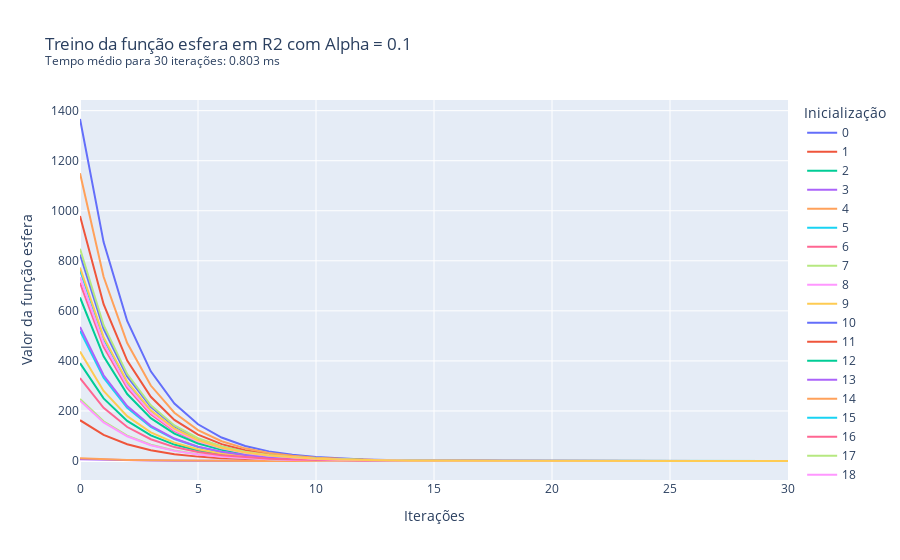

Source (notebook cell):
### Markdown cell above
Caso 1.1: $\alpha$ = 0.1, treinamento por 30 iterações

### Code cell
treina_gradiente(1e-1, 2, 'esfera', 30)

### Figure 1 — Plotly figure (JSON) as saved in the notebook; plotly's stock layout.template omitted (floating-point values rounded to 4 significant figures)
{"data": [{"hovertemplate": "variable=0<br>index=%{x}<br>value=%{y}<extra></extra>", "legendgroup": "0", "line": {"color": "#636efa", "dash": "solid"}, "marker": {"symbol": "circle"}, "mode": "lines", "name": "0", "orientation": "v", "showlegend": true, "type": "scatter", "x": [0, 1, 2, 3, 4, 5, 6, 7, 8, 9, 10, 11, 12, 13, 14, 15, 16, 17, 18, 19, 20, 21, 22, 23, 24, 25, 26, 27, 28, 29, 30], "xaxis": "x", "y": [825.0, 528.0, 337.9, 216.3, 138.4, 88.58, 56.69, 36.28, 23.22, 14.86, 9.511, 6.087, 3.896, 2.493, 1.596, 1.021, 0.6536, 0.4183, 0.2677, 0.1713, 0.1097, 0.07018, 0.04492, 0.02875, 0.0184, 0.01177, 0.007536, 0.004823, 0.003087, 0.001975, 0.001264], "yaxis": "y"}, {"hovertemplate": "variable=1<br>index=%{x}<br>value=%{y}<extra></extra>", "legendgroup": "1", "line": {"color": "#EF553B", "dash": "solid"}, "marker": {"symbol": "circle"}, "mode": "lines", "name": "1", "orientation": "v", "showlegend": true, "type": "scatter", "x": [0, 1, 2, 3, 4, 5, 6, 7, 8, 9, 10, 11, 12, 13, 14, 15, 16, 17, 18, 19, 20, 21, 22, 23, 24, 25, 26, 27, 28, 29, 30], "xaxis": "x", "y": [163.1, 104.4, 66.79, 42.75, 27.36, 17.51, 11.21, 7.172, 4.59, 2.937, 1.88, 1.203, 0.77, 0.4928, 0.3154, 0.2019, 0.1292, 0.08268, 0.05292, 0.03387, 0.02167, 0.01387, 0.008878, 0.005682, 0.003636, 0.002327, 0.001489, 0.0009533, 0.0006101, 0.0003905, 0.0002499], "yaxis": "y"}, {"hovertemplate": "variable=2<br>index=%{x}<br>value=%{y}<extra></extra>", "legendgroup": "2", "line": {"color": "#00cc96", "dash": "solid"}, "marker": {"symbol": "circle"}, "mode": "lines", "name": "2", "orientation": "v", "showlegend": true, "type": "scatter", "x": [0, 1, 2, 3, 4, 5, 6, 7, 8, 9, 10, 11, 12, 13, 14, 15, 16, 17, 18, 19, 20, 21, 22, 23, 24, 25, 26, 27, 28, 29, 30], "xaxis": "x", "y": [390.9, 250.2, 160.1, 102.5, 65.59, 41.98, 26.87, 17.19, 11.0, 7.043, 4.507, 2.885, 1.846, 1.182, 0.7562, 0.484, 0.3097, 0.1982, 0.1269, 0.0812, 0.05196, 0.03326, 0.02128, 0.01362, 0.008718, 0.00558, 0.003571, 0.002285, 0.001463, 0.0009361, 0.0005991], "yaxis": "y"}, {"hovertemplate": "variable=3<br>index=%{x}<br>value=%{y}<extra></extra>", "legendgroup": "3", "line": {"color": "#ab63fa", "dash": "solid"}, "marker": {"symbol": "circle"}, "mode": "lines", "name": "3", "orientation": "v", "showlegend": true, "type": "scatter", "x": [0, 1, 2, 3, 4, 5, 6, 7, 8, 9, 10, 11, 12, 13, 14, 15, 16, 17, 18, 19, 20, 21, 22, 23, 24, 25, 26, 27, 28, 29, 30], "xaxis": "x", "y": [6.635, 4.246, 2.718, 1.739, 1.113, 0.7124, 0.456, 0.2918, 0.1868, 0.1195, 0.0765, 0.04896, 0.03133, 0.02005, 0.01283, 0.008214, 0.005257, 0.003364, 0.002153, 0.001378, 0.0008819, 0.0005644, 0.0003612, 0.0002312, 0.000148, 9.47e-05, 6.061e-05, 3.879e-05, 2.482e-05, 1.589e-05, 1.017e-05], "yaxis": "y"}, {"hovertemplate": "variable=4<br>index=%{x}<br>value=%{y}<extra></extra>", "legendgroup": "4", "line": {"color": "#FFA15A", "dash": "solid"}, "marker": {"symbol": "circle"}, "mode": "lines", "name": "4", "orientation": "v", "showlegend": true, "type": "scatter", "x": [0, 1, 2, 3, 4, 5, 6, 7, 8, 9, 10, 11, 12, 13, 14, 15, 16, 17, 18, 19, 20, 21, 22, 23, 24, 25, 26, 27, 28, 29, 30], "xaxis": "x", "y": [10.73, 6.865, 4.394, 2.812, 1.8, 1.152, 0.7371, 0.4718, 0.3019, 0.1932, 0.1237, 0.07915, 0.05066, 0.03242, 0.02075, 0.01328, 0.008499, 0.005439, 0.003481, 0.002228, 0.001426, 0.0009125, 0.000584, 0.0003738, 0.0002392, 0.0001531, 9.798e-05, 6.271e-05, 4.013e-05, 2.569e-05, 1.644e-05], "yaxis": "y"}, {"hovertemplate": "variable=5<br>index=%{x}<br>value=%{y}<extra></extra>", "legendgroup": "5", "line": {"color": "#19d3f3", "dash": "solid"}, "marker": {"symbol": "circle"}, "mode": "lines", "name": "5", "orientation": "v", "showlegend": true, "type": "scatter", "x": [0, 1, 2, 3, 4, 5, 6, 7, 8, 9, 10, 11, 12, 13, 14, 15, 16, 17, 18, 19, 20, 21, 22, 23, 24, 25, 26, 27, 28, 29, 30], "xaxis": "x", "y": [520.2, 332.9, 213.1, 136.4, 87.27, 55.85, 35.75, 22.88, 14.64, 9.37, 5.997, 3.838, 2.456, 1.572, 1.006, 0.6439, 0.4121, 0.2638, 0.1688, 0.108, 0.06914, 0.04425, 0.02832, 0.01813, 0.0116, 0.007424, 0.004751, 0.003041, 0.001946, 0.001246, 0.0007971], "yaxis": "y"}, {"hovertemplate": "variable=6<br>index=%{x}<br>value=%{y}<extra></extra>", "legendgroup": "6", "line": {"color": "#FF6692", "dash": "solid"}, "marker": {"symbol": "circle"}, "mode": "lines", "name": "6", "orientation": "v", "showlegend": true, "type": "scatter", "x": [0, 1, 2, 3, 4, 5, 6, 7, 8, 9, 10, 11, 12, 13, 14, 15, 16, 17, 18, 19, 20, 21, 22, 23, 24, 25, 26, 27, 28, 29, 30], "xaxis": "x", "y": [712.4, 455.9, 291.8, 186.8, 119.5, 76.5, 48.96, 31.33, 20.05, 12.83, 8.214, 5.257, 3.364, 2.153, 1.378, 0.8819, 0.5644, 0.3612, 0.2312, 0.148, 0.0947, 0.06061, 0.03879, 0.02482, 0.01589, 0.01017, 0.006507, 0.004165, 0.002665, 0.001706, 0.001092], "yaxis": "y"}, {"hovertemplate": "variable=7<br>index=%{x}<br>value=%{y}<extra></extra>", "legendgroup": "7", "line": {"color": "#B6E880", "dash": "solid"}, "marker": {"symbol": "circle"}, "mode": "lines", "name": "7", "orientation": "v", "showlegend": true, "type": "scatter", "x": [0, 1, 2, 3, 4, 5, 6, 7, 8, 9, 10, 11, 12, 13, 14, 15, 16, 17, 18, 19, 20, 21, 22, 23, 24, 25, 26, 27, 28, 29, 30], "xaxis": "x", "y": [248.3, 158.9, 101.7, 65.08, 41.65, 26.66, 17.06, 10.92, 6.988, 4.472, 2.862, 1.832, 1.172, 0.7503, 0.4802, 0.3073, 0.1967, 0.1259, 0.08056, 0.05156, 0.033, 0.02112, 0.01352, 0.00865, 0.005536, 0.003543, 0.002268, 0.001451, 0.0009288, 0.0005944, 0.0003804], "yaxis": "y"}, {"hovertemplate": "variable=8<br>index=%{x}<br>value=%{y}<extra></extra>", "legendgroup": "8", "line": {"color": "#FF97FF", "dash": "solid"}, "marker": {"symbol": "circle"}, "mode": "lines", "name": "8", "orientation": "v", "showlegend": true, "type": "scatter", "x": [0, 1, 2, 3, 4, 5, 6, 7, 8, 9, 10, 11, 12, 13, 14, 15, 16, 17, 18, 19, 20, 21, 22, 23, 24, 25, 26, 27, 28, 29, 30], "xaxis": "x", "y": [241.2, 154.4, 98.78, 63.22, 40.46, 25.9, 16.57, 10.61, 6.788, 4.345, 2.781, 1.78, 1.139, 0.7289, 0.4665, 0.2986, 0.1911, 0.1223, 0.07827, 0.05009, 0.03206, 0.02052, 0.01313, 0.008404, 0.005378, 0.003442, 0.002203, 0.00141, 0.0009023, 0.0005775, 0.0003696], "yaxis": "y"}, {"hovertemplate": "variable=9<br>index=%{x}<br>value=%{y}<extra></extra>", "legendgroup": "9", "line": {"color": "#FECB52", "dash": "solid"}, "marker": {"symbol": "circle"}, "mode": "lines", "name": "9", "orientation": "v", "showlegend": true, "type": "scatter", "x": [0, 1, 2, 3, 4, 5, 6, 7, 8, 9, 10, 11, 12, 13, 14, 15, 16, 17, 18, 19, 20, 21, 22, 23, 24, 25, 26, 27, 28, 29, 30], "xaxis": "x", "y": [437.5, 280.0, 179.2, 114.7, 73.41, 46.98, 30.07, 19.24, 12.32, 7.882, 5.045, 3.228, 2.066, 1.322, 0.8463, 0.5417, 0.3467, 0.2219, 0.142, 0.09087, 0.05816, 0.03722, 0.02382, 0.01525, 0.009758, 0.006245, 0.003997, 0.002558, 0.001637, 0.001048, 0.0006705], "yaxis": "y"}, {"hovertemplate": "variable=10<br>index=%{x}<br>value=%{y}<extra></extra>", "legendgroup": "10", "line": {"color": "#636efa", "dash": "solid"}, "marker": {"symbol": "circle"}, "mode": "lines", "name": "10", "orientation": "v", "showlegend": true, "type": "scatter", "x": [0, 1, 2, 3, 4, 5, 6, 7, 8, 9, 10, 11, 12, 13, 14, 15, 16, 17, 18, 19, 20, 21, 22, 23, 24, 25, 26, 27, 28, 29, 30], "xaxis": "x", "y": [1367.0, 874.7, 559.8, 358.3, 229.3, 146.8, 93.92, 60.11, 38.47, 24.62, 15.76, 10.08, 6.454, 4.131, 2.644, 1.692, 1.083, 0.693, 0.4435, 0.2839, 0.1817, 0.1163, 0.07441, 0.04762, 0.03048, 0.01951, 0.01248, 0.00799, 0.005114, 0.003273, 0.002094], "yaxis": "y"}, {"hovertemplate": "variable=11<br>index=%{x}<br>value=%{y}<extra></extra>", "legendgroup": "11", "line": {"color": "#EF553B", "dash": "solid"}, "marker": {"symbol": "circle"}, "mode": "lines", "name": "11", "orientation": "v", "showlegend": true, "type": "scatter", "x": [0, 1, 2, 3, 4, 5, 6, 7, 8, 9, 10, 11, 12, 13, 14, 15, 16, 17, 18, 19, 20, 21, 22, 23, 24, 25, 26, 27, 28, 29, 30], "xaxis": "x", "y": [979.1, 626.7, 401.1, 256.7, 164.3, 105.1, 67.29, 43.06, 27.56, 17.64, 11.29, 7.225, 4.624, 2.959, 1.894, 1.212, 0.7758, 0.4965, 0.3177, 0.2034, 0.1302, 0.0833, 0.05331, 0.03412, 0.02184, 0.01397, 0.008944, 0.005724, 0.003663, 0.002345, 0.001501], "yaxis": "y"}, {"hovertemplate": "variable=12<br>index=%{x}<br>value=%{y}<extra></extra>", "legendgroup": "12", "line": {"color": "#00cc96", "dash": "solid"}, "marker": {"symbol": "circle"}, "mode": "lines", "name": "12", "orientation": "v", "showlegend": true, "type": "scatter", "x": [0, 1, 2, 3, 4, 5, 6, 7, 8, 9, 10, 11, 12, 13, 14, 15, 16, 17, 18, 19, 20, 21, 22, 23, 24, 25, 26, 27, 28, 29, 30], "xaxis": "x", "y": [653.6, 418.3, 267.7, 171.3, 109.7, 70.18, 44.92, 28.75, 18.4, 11.77, 7.535, 4.823, 3.087, 1.975, 1.264, 0.8091, 0.5178, 0.3314, 0.2121, 0.1357, 0.08688, 0.0556, 0.03559, 0.02277, 0.01458, 0.009328, 0.00597, 0.003821, 0.002445, 0.001565, 0.001002], "yaxis": "y"}, {"hovertemplate": "variable=13<br>index=%{x}<br>value=%{y}<extra></extra>", "legendgroup": "13", "line": {"color": "#ab63fa", "dash": "solid"}, "marker": {"symbol": "circle"}, "mode": "lines", "name": "13", "orientation": "v", "showlegend": true, "type": "scatter", "x": [0, 1, 2, 3, 4, 5, 6, 7, 8, 9, 10, 11, 12, 13, 14, 15, 16, 17, 18, 19, 20, 21, 22, 23, 24, 25, 26, 27, 28, 29, 30], "xaxis": "x", "y": [535.4, 342.6, 219.3, 140.3, 89.82, 57.48, 36.79, 23.55, 15.07, 9.644, 6.172, 3.95, 2.528, 1.618, 1.036, 0.6628, 0.4242, 0.2715, 0.1737, 0.1112, 0.07116, 0.04554, 0.02915, 0.01865, 0.01194, 0.007641, 0.00489, 0.00313, 0.002003, 0.001282, 0.0008204], "yaxis": "y"}, {"hovertemplate": "variable=14<br>index=%{x}<br>value=%{y}<extra></extra>", "legendgroup": "14", "line": {"color": "#FFA15A", "dash": "solid"}, "marker": {"symbol": "circle"}, "mode": "lines", "name": "14", "orientation": "v", "showlegend": true, "type": "scatter", "x": [0, 1, 2, 3, 4, 5, 6, 7, 8, 9, 10, 11, 12, 13, 14, 15, 16, 17, 18, 19, 20, 21, 22, 23, 24, 25, 26, 27, 28, 29, 30], "xaxis": "x", "y": [1150.0, 736.2, 471.2, 301.6, 193.0, 123.5, 79.05, 50.59, 32.38, 20.72, 13.26, 8.488, 5.432, 3.477, 2.225, 1.424, 0.9114, 0.5833, 0.3733, 0.2389, 0.1529, 0.09786, 0.06263, 0.04008, 0.02565, 0.01642, 0.01051, 0.006725, 0.004304, 0.002755, 0.001763], "yaxis": "y"}, {"hovertemplate": "variable=15<br>index=%{x}<br>value=%{y}<extra></extra>", "legendgroup": "15", "line": {"color": "#19d3f3", "dash": "solid"}, "marker": {"symbol": "circle"}, "mode": "lines", "name": "15", "orientation": "v", "showlegend": true, "type": "scatter", "x": [0, 1, 2, 3, 4, 5, 6, 7, 8, 9, 10, 11, 12, 13, 14, 15, 16, 17, 18, 19, 20, 21, 22, 23, 24, 25, 26, 27, 28, 29, 30], "xaxis": "x", "y": [762.8, 488.2, 312.4, 200.0, 128.0, 81.9, 52.42, 33.55, 21.47, 13.74, 8.794, 5.628, 3.602, 2.305, 1.475, 0.9443, 0.6043, 0.3868, 0.2475, 0.1584, 0.1014, 0.06489, 0.04153, 0.02658, 0.01701, 0.01089, 0.006967, 0.004459, 0.002854, 0.001826, 0.001169], "yaxis": "y"}, {"hovertemplate": "variable=16<br>index=%{x}<br>value=%{y}<extra></extra>", "legendgroup": "16", "line": {"color": "#FF6692", "dash": "solid"}, "marker": {"symbol": "circle"}, "mode": "lines", "name": "16", "orientation": "v", "showlegend": true, "type": "scatter", "x": [0, 1, 2, 3, 4, 5, 6, 7, 8, 9, 10, 11, 12, 13, 14, 15, 16, 17, 18, 19, 20, 21, 22, 23, 24, 25, 26, 27, 28, 29, 30], "xaxis": "x", "y": [331.5, 212.2, 135.8, 86.91, 55.62, 35.6, 22.78, 14.58, 9.332, 5.972, 3.822, 2.446, 1.566, 1.002, 0.6413, 0.4104, 0.2627, 0.1681, 0.1076, 0.06886, 0.04407, 0.0282, 0.01805, 0.01155, 0.007394, 0.004732, 0.003028, 0.001938, 0.00124, 0.0007939, 0.0005081], "yaxis": "y"}, {"hovertemplate": "variable=17<br>index=%{x}<br>value=%{y}<extra></extra>", "legendgroup": "17", "line": {"color": "#B6E880", "dash": "solid"}, "marker": {"symbol": "circle"}, "mode": "lines", "name": "17", "orientation": "v", "showlegend": true, "type": "scatter", "x": [0, 1, 2, 3, 4, 5, 6, 7, 8, 9, 10, 11, 12, 13, 14, 15, 16, 17, 18, 19, 20, 21, 22, 23, 24, 25, 26, 27, 28, 29, 30], "xaxis": "x", "y": [848.1, 542.8, 347.4, 222.3, 142.3, 91.06, 58.28, 37.3, 23.87, 15.28, 9.777, 6.258, 4.005, 2.563, 1.64, 1.05, 0.6719, 0.43, 0.2752, 0.1761, 0.1127, 0.07214, 0.04617, 0.02955, 0.01891, 0.0121, 0.007746, 0.004958, 0.003173, 0.002031, 0.0013], "yaxis": "y"}, {"hovertemplate": "variable=18<br>index=%{x}<br>value=%{y}<extra></extra>", "legendgroup": "18", "line": {"color": "#FF97FF", "dash": "solid"}, "marker": {"symbol": "circle"}, "mode": "lines", "name": "18", "orientation": "v", "showlegend": true, "type": "scatter", "x": [0, 1, 2, 3, 4, 5, 6, 7, 8, 9, 10, 11, 12, 13, 14, 15, 16, 17, 18, 19, 20, 21, 22, 23, 24, 25, 26, 27, 28, 29, 30], "xaxis": "x", "y": [734.7, 470.2, 300.9, 192.6, 123.3, 78.89, 50.49, 32.31, 20.68, 13.24, 8.471, 5.421, 3.47, 2.221, 1.421, 0.9095, 0.5821, 0.3725, 0.2384, 0.1526, 0.09766, 0.0625, 0.04, 0.0256, 0.01638, 0.01049, 0.006711, 0.004295, 0.002749, 0.001759, 0.001126], "yaxis": "y"}, {"hovertemplate": "variable=19<br>index=%{x}<br>value=%{y}<extra></extra>", "legendgroup": "19", "line": {"color": "#FECB52", "dash": "solid"}, "marker": {"symbol": "circle"}, "mode": "lines", "name": "19", "orientation": "v", "showlegend": true, "type": "scatter", "x": [0, 1, 2, 3, 4, 5, 6, 7, 8, 9, 10, 11, 12, 13, 14, 15, 16, 17, 18, 19, 20, 21, 22, 23, 24, 25, 26, 27, 28, 29, 30], "xaxis": "x", "y": [773.4, 495.0, 316.8, 202.7, 129.8, 83.04, 53.15, 34.01, 21.77, 13.93, 8.917, 5.707, 3.652, 2.337, 1.496, 0.9574, 0.6128, 0.3922, 0.251, 0.1606, 0.1028, 0.06579, 0.04211, 0.02695, 0.01725, 0.01104, 0.007065, 0.004521, 0.002894, 0.001852, 0.001185], "yaxis": "y"}], "layout": {"legend": {"title": {"text": "Inicialização"}, "tracegroupgap": 0}, "title": {"text": "Treino da função esfera em R2 com Alpha = 0.1<br><sup>Tempo médio para 30 iterações: 0.803 ms</sup>"}, "xaxis": {"anchor": "y", "domain": [0, 1], "title": {"text": "Iterações"}}, "yaxis": {"anchor": "x", "domain": [0, 1], "title": {"text": "Valor da função esfera"}}}}
